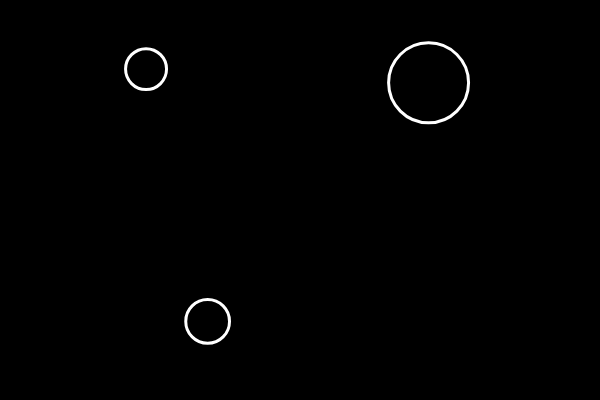
Frame 1 (no input)
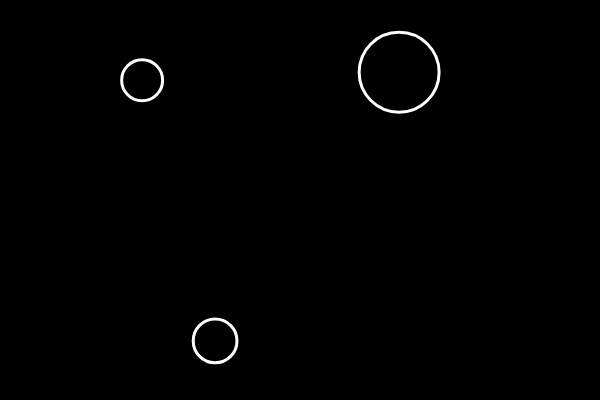
Frame 60 (no input)
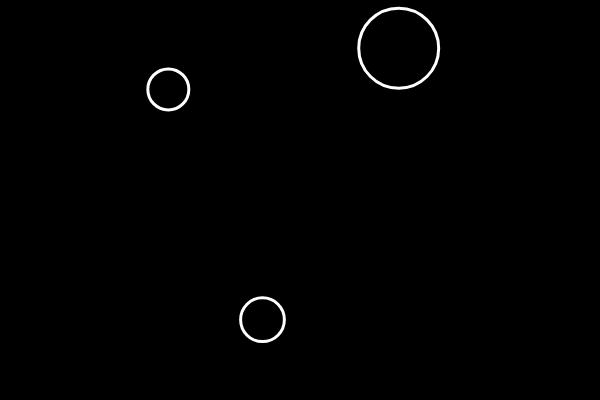
Frame 120 (the mouse pressed at the canvas centre since frame 60)

The p5.js sketch that drew these frames (run headless with seeded random() and noise() and a simulated clock; from frame 60 on, the mouse is pressed at the canvas centre):

// p5.js sketch
// ── sketch.js
let bubbles =[];
let colorR;
let colorG;
let colorB;

function setup() {
	createCanvas(600, 400);
	
	for(let i = 0; i < 3; i++){
		let x = random(width);
		let y = random(height);
		let r = random(10,50);
		let b = new Bubble(x,y,r);
		bubbles.push(b);
		console.log(bubbles.length)
	}
	
	
}
//puedo intentar cambiar a mouseDrag
/* function mousePressed(){
	let r = random(5,30);
	colorR = random(0,255);
	colorG = random(0,255);
	colorB = random(0,255);
	let b = new Bubble(mouseX,mouseY,r,colorR,colorG,colorB);
	bubbles.push(b);
	console.log(bubbles.length);
	
}
 */

function draw() {
	background(0);
	for(let i =0; i < bubbles.length; i++){
		bubbles[i].show();
		bubbles[i].move();
	}
	
}

function mousePressed(){
	for(let i = 0; i< bubbles.lenght;i++){
		bubbles[i].clicked(mouseX,mouseY);
	};
	console.log(this.mouseX,this.mouseY);

}


class Bubble{
	constructor(x,y,r){
		this.x = x;
		this.y = y;
		this.r = r;
		/* this.colorR = colorR;
		this.colorG = colorG;
		this.colorB = colorB */
	}
	move(){
		this.x = this.x + random(-5,5);
		this.y = this.y + random(-5,5);
		if(this.x > width || this.x < 0){
			this.x *= -1
		};
		if(this.y > height || this.y < 0){
			this.y *= -1
		};
	}
	show(){
		stroke(255);
		strokeWeight(3);
		noFill()
		ellipse(this.x,this.y,this.r *2);
	}

	clicked(mX,mY){
		let d = dist(mX,mY,this.x,this.y)
		if(d < this.r){
			console.log("esta dentro", d);
			fill(255);
		};
	}

}
/* for(let i = 0; i < 10; i++){
	let x = 10 + 30 * i;
	let wide = random(5,20);
	let alto = wide
	bubbles[i] = new Bubble(x, 200,wide,alto)
} */
